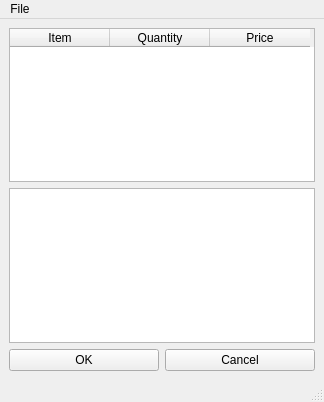
<?xml version="1.0" encoding="UTF-8"?>
<ui version="4.0">
 <class>TableWidget</class>
 <widget class="QMainWindow" name="TableWidget">
  <property name="geometry">
   <rect>
    <x>0</x>
    <y>0</y>
    <width>324</width>
    <height>402</height>
   </rect>
  </property>
  <property name="windowTitle">
   <string>TableWidget</string>
  </property>
  <widget class="QWidget" name="centralwidget">
   <layout class="QVBoxLayout" name="verticalLayout">
    <item>
     <widget class="QTableWidget" name="tableWidget">
      <property name="styleSheet">
       <string notr="true">font: 75 italic 11pt &quot;Nimbus Sans [URW ]&quot;;</string>
      </property>
      <column>
       <property name="text">
        <string>Item</string>
       </property>
      </column>
      <column>
       <property name="text">
        <string>Quantity</string>
       </property>
      </column>
      <column>
       <property name="text">
        <string>Price</string>
       </property>
      </column>
     </widget>
    </item>
    <item>
     <widget class="QPlainTextEdit" name="plainTextEdit"/>
    </item>
    <item>
     <layout class="QHBoxLayout" name="horizontalLayout">
      <item>
       <widget class="QPushButton" name="okButton">
        <property name="text">
         <string>OK</string>
        </property>
       </widget>
      </item>
      <item>
       <widget class="QPushButton" name="cancelButton">
        <property name="text">
         <string>Cancel</string>
        </property>
       </widget>
      </item>
     </layout>
    </item>
   </layout>
  </widget>
  <widget class="QMenuBar" name="menubar">
   <property name="geometry">
    <rect>
     <x>0</x>
     <y>0</y>
     <width>324</width>
     <height>20</height>
    </rect>
   </property>
   <widget class="QMenu" name="menuFile">
    <property name="title">
     <string>File</string>
    </property>
    <addaction name="actionQuit"/>
   </widget>
   <addaction name="menuFile"/>
  </widget>
  <widget class="QStatusBar" name="statusbar"/>
  <action name="actionQuit">
   <property name="text">
    <string>Quit</string>
   </property>
   <property name="shortcut">
    <string>Ctrl+Q</string>
   </property>
  </action>
 </widget>
 <resources/>
 <connections/>
</ui>
